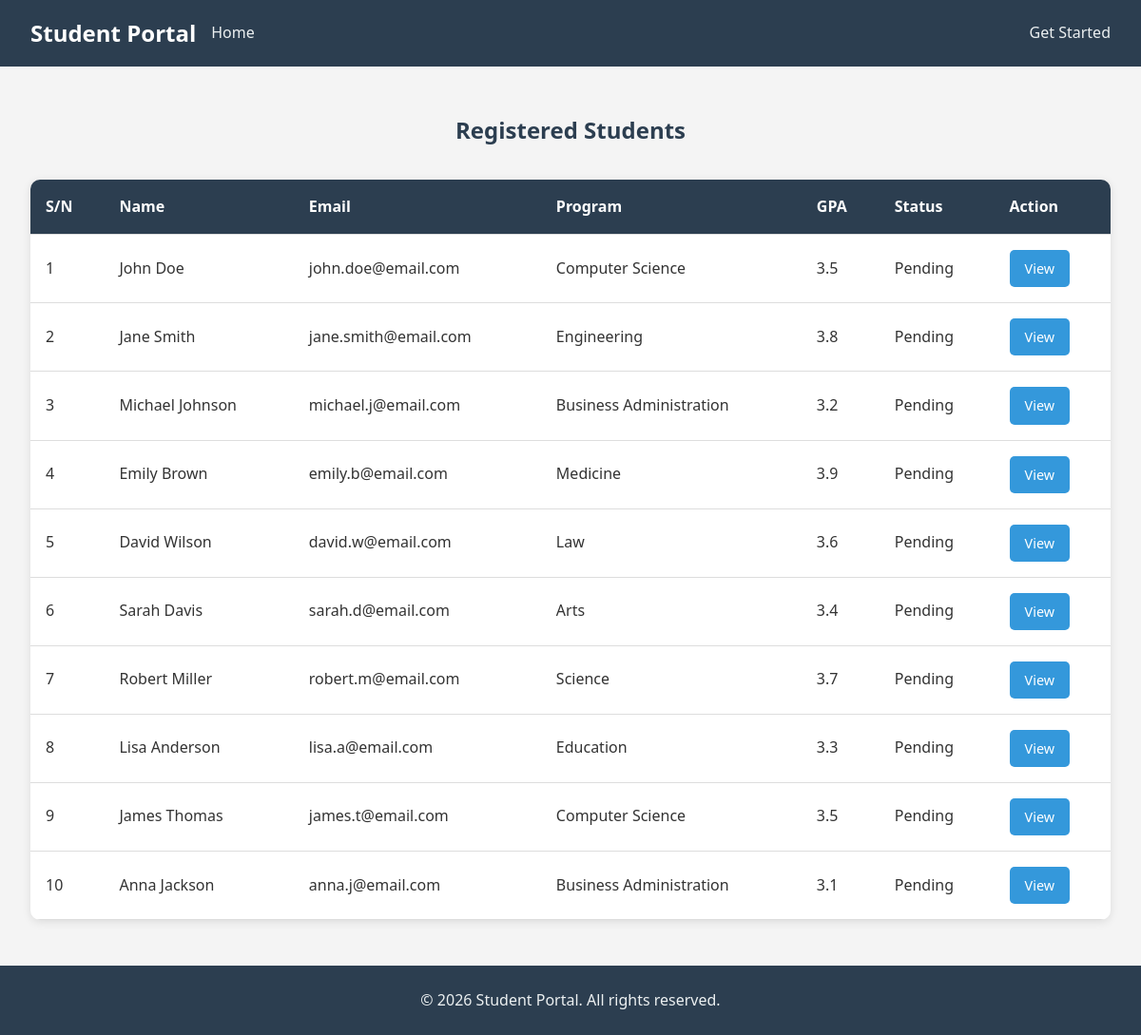
/index, run on the app's committed database.
### tables this page shows
CREATE TABLE students (
                id INTEGER PRIMARY KEY AUTOINCREMENT,
                first_name TEXT NOT NULL,
                last_name TEXT NOT NULL,
                email TEXT NOT NULL,
                phone TEXT,
                address TEXT NOT NULL,
                city TEXT NOT NULL,
                country TEXT NOT NULL,
                dob DATE NOT NULL,
                gender TEXT NOT NULL,
                program TEXT NOT NULL,
                student_id TEXT NOT NULL,
                gpa REAL NOT NULL,
                image TEXT,
                status TEXT DEFAULT 'Pending',
                created_at TIMESTAMP DEFAULT CURRENT_TIMESTAMP
            , age INTEGER NOT NULL DEFAULT 0);

### app.py (the view)
@app.route('/index')
def index():
    db = get_db()
    students = db.execute('SELECT * FROM students ORDER BY created_at DESC').fetchall()
    return render_template('index.html', students=students)

### app.py (called while the page is built)
def get_db():
    if 'db' not in g:
        g.db = sqlite3.connect(app.config['DATABASE'], timeout=30, isolation_level=None)
        g.db.row_factory = sqlite3.Row
    return g.db

### templates/index.html (shortened to what this page needs)
{% extends "base.html" %}
{% block content %}
<main>
    <section class="table-section">
        <div class="container">
            <h2>Registered Students</h2>
            {% if students %}
                <div class="table-responsive">
                    <table>
                        <thead>
                            <tr>
                                <th>S/N</th>
                                <th>Name</th>
                                <th>Email</th>
                                <th>Program</th>
                                <th>GPA</th>
                                <th>Status</th>
                                <th>Action</th>
                            </tr>
                        </thead>
                        <tbody>
                            {% for student in students %}
                                <tr>
                                    <td>{{ loop.index }}</td>
                                    <td>{{ student.first_name }} {{ student.last_name }}</td>
                                    <td>{{ student.email }}</td>
                                    <td>{{ student.program }}</td>
                                    <td>{{ student.gpa }}</td>
                                    <td>{{ student.status }}</td>
                                    <td>
                                        <a href="{{ url_for('student_details', student_id=student.id) }}" class="btn btn-small">View</a>
                                    </td>
                                </tr>
                            {% endfor %}
                        </tbody>
                    </table>
                </div>
            {% else %}
                <p class="no-data">No students registered yet.</p>
            {% endif %}
        </div>
    </section>
</main>
{% endblock %}

### static/css/style.css (style rules this page uses)
* { margin: 0; padding: 0; box-sizing: border-box; }
body { font-family: 'Segoe UI', Tahoma, Geneva, Verdana, sans-serif; line-height: 1.6; color: #333; background-color: #f4f4f4; min-height: 100vh; display: flex; flex-direction: column; }
main { flex: 1; }
.container { max-width: 1200px; margin: 0 auto; padding: 0 2rem; }
.btn { display: inline-block; padding: 0.8rem 2rem; border: none; border-radius: 5px; cursor: pointer; text-decoration: none; font-size: 1rem; transition: all 0.3s; }
.btn-small { padding: 0.5rem 1rem; font-size: 0.9rem; background-color: #3498db; color: #fff; }
.table-section { padding: 3rem 0; }
.table-section h2 { text-align: center; margin-bottom: 2rem; color: #2c3e50; }
.table-responsive { overflow-x: auto; background: #fff; border-radius: 10px; box-shadow: 0 2px 10px rgba(0,0,0,0.1); }
table { width: 100%; border-collapse: collapse; }
table th, table td { padding: 1rem; text-align: left; border-bottom: 1px solid #ddd; }
table th { background-color: #2c3e50; color: #fff; }

### data on the page
students: first_name "John", last_name "Doe", email "john.doe@email.com", program "Computer Science", gpa "3.5", status "Pending"
students: first_name "Jane", last_name "Smith", email "jane.smith@email.com", program "Engineering", gpa "3.8", status "Pending"
students: first_name "Michael", last_name "Johnson", email "michael.j@email.com", program "Business Administration", gpa "3.2", status "Pending"
students: first_name "Emily", last_name "Brown", email "emily.b@email.com", program "Medicine", gpa "3.9", status "Pending"
students: first_name "David", last_name "Wilson", email "david.w@email.com", program "Law", gpa "3.6", status "Pending"
students: first_name "Sarah", last_name "Davis", email "sarah.d@email.com", program "Arts", gpa "3.4", status "Pending"
students: first_name "Robert", last_name "Miller", email "robert.m@email.com", program "Science", gpa "3.7", status "Pending"
students: first_name "Lisa", last_name "Anderson", email "lisa.a@email.com", program "Education", gpa "3.3", status "Pending"
students: first_name "James", last_name "Thomas", email "james.t@email.com", program "Computer Science", gpa "3.5", status "Pending"
students: first_name "Anna", last_name "Jackson", email "anna.j@email.com", program "Business Administration", gpa "3.1", status "Pending"
